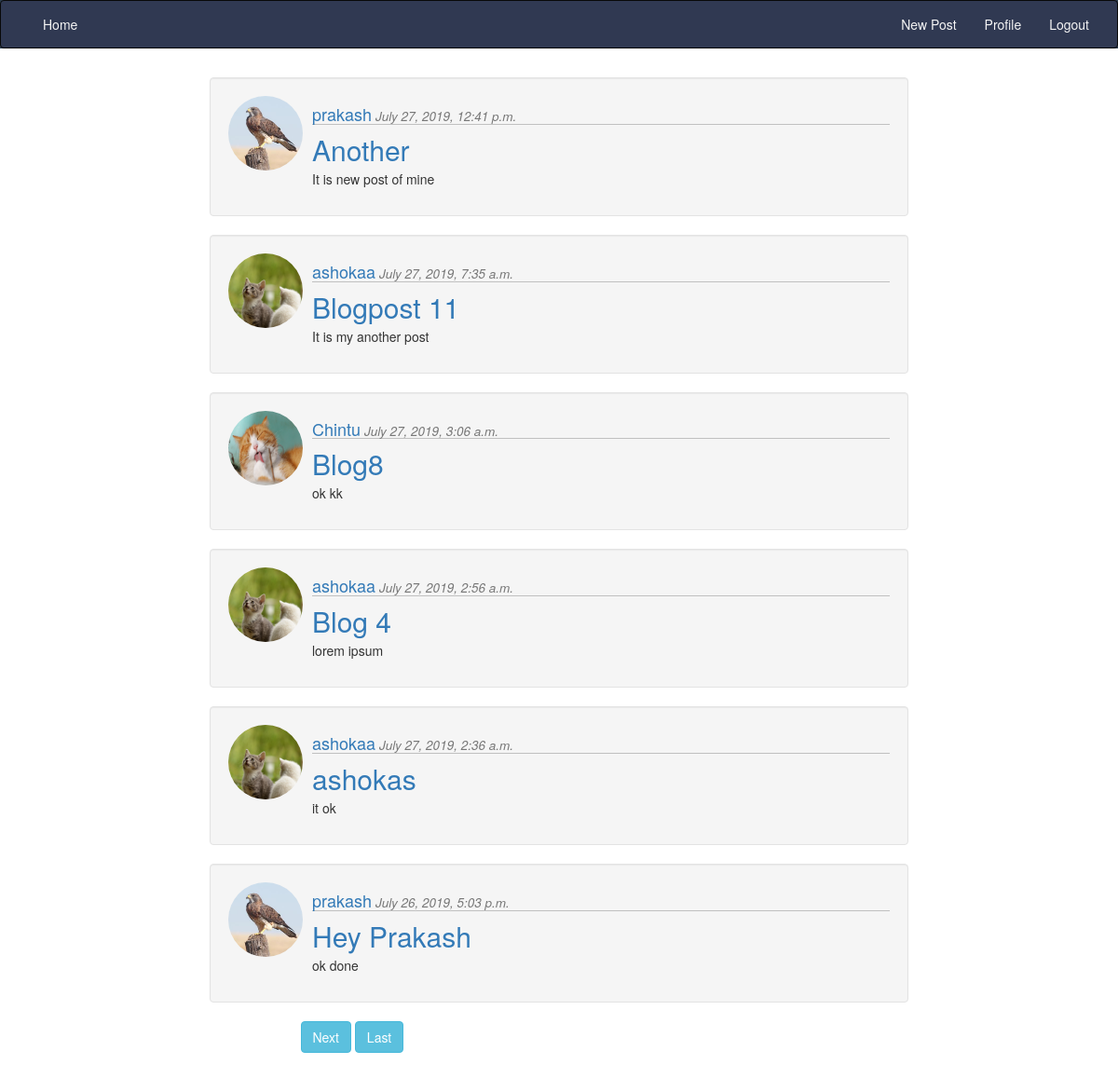
Screenshot of /home/ (signed in) with the database file from the repository.
### info/models.py (models this page shows, shortened)
class Post(models.Model):
    Title=models.CharField(max_length=25)
    Text=models.TextField()
    date_posted=models.DateTimeField(default=timezone.now)
    author=models.ForeignKey(User,on_delete=models.CASCADE)

### users/models.py (models this page shows, shortened)
class Profile(models.Model):
    user=models.OneToOneField(User,on_delete=models.CASCADE)
    image=models.ImageField(upload_to='profile_pics',default='default.jpg')

### info/views.py (the view)
# urls.py: path('home/', Test.as_view(),name='home'),
class Test(LoginRequiredMixin,ListView):
    model=Post
    ordering=['-date_posted']
    template_name='home.html'
    paginate_by=6

### templates/home.html (shortened to what this page needs)
{% extends 'base.html'%}
{% block content%}
<div class="container">
    <div class="row">
        {% for x in object_list %}
        <div class="col-md-8 col-md-offset-2">
            <div class="well">
                    <div class="media">
                            <div class="media-left">
                                    <img src="{{ x.author.profile.image.url}}" alt="" height="80px"  width="80px" class="img-circle media-object">
                            </div>
                            <div class="media-body">
                                <h4 style="border-bottom: 1px solid silver;"><a href="{% url 'profile' %}" style="text-decoration: none;">{{x.author.username}}</a><i style="padding:4px;"><small class="text-muted">{{x.date_posted}}</small></i></h4>
                                    <h2 class="media-heading"><a href="{% url 'detail' x.pk %}">{{x.Title}}</a></h2>
                                    <p>{{x.Text}}</p>
                            </div>
                        </div>
            </div>
        </div>
        {% endfor %}
    </div>
</div>
<div class="container" style="margin-bottom: 100px;">
    <div class="row">
        <div class="col-md-6 col-md-offset-3">
                {% if is_paginated %}
                {% if page_obj.has_next %}
                <a href="?page={{page_obj.next_page_number}}" class="btn btn-info">Next</a>
                <a href="?page={{page_obj.pagination.num_pages}}" class="btn btn-info">Last</a>
                {% endif %}
                {% endif %}
        </div>
    </div>
</div>
{% endblock %}

### users/templates/base.html (shortened to what this page needs)
{% load static %}
<!DOCTYPE html>
<html lang="en">
<head>
    <link rel="stylesheet" media="screen" href="https://cdnjs.cloudflare.com/ajax/libs/twitter-bootstrap/3.4.1/css/bootstrap.min.css">
<link rel="stylesheet" href="{% static 'style.css' %}">
</head>
<body>
<div class="navsection">
        <nav class="navbar navbar-default navbar-inverse" style="background-color: #303952">
                <div class="container-fluid">
            <div class="navbar-collapse collapse">
                {% if user.is_authenticated %}
                <div class="nav navbar-nav">
                        <li><a href="{% url 'home'%}">Home</a></li>
                    </div>
                <div class="nav navbar-nav navbar-right">
                        <li><a href="{% url 'create' %}">New Post</a></li>
                        <li><a href="{% url 'profile' %}">Profile</a></li>
                        <li><a href="{% url 'logout' %}">Logout</a></li>
                    </div>
                    {% else %}
                    <div class="nav navbar-nav navbar-right">
                        <li><a href="{% url 'register' %}">Register</a></li>
                        <li><a href="{% url 'login' %}">Login</a></li>
                    </div>
                {% endif %}
            </div>
        </nav>
</div>
    <div class="container" style="margin-bottom: 10px;">
        <div class="row">
            <div class="col-md-6 col-md-offset-3">
            </div>
        </div>
    </div>
    {% block content %}
    {% endblock %}
</body>
</html>

### static/style.css (style rules this page uses)
.navsection { background-color: #2c3e50; }
a { text-decoration: none; }
.navbar-inverse .navbar-nav>li>a { color: whitesmoke; }

### rows the page displays
Post: author.profile.image (picture), author.username "prakash", date_posted "July 27, 2019, 12:41 p.m.", Title "Another", Text "It is new post of mine"
Post: author.profile.image (picture), author.username "ashokaa", date_posted "July 27, 2019, 7:35 a.m.", Title "Blogpost 11", Text "It is my another post"
Post: author.profile.image (picture), author.username "Chintu", date_posted "July 27, 2019, 3:06 a.m.", Title "Blog8", Text "ok kk"
Post: author.profile.image (picture), author.username "ashokaa", date_posted "July 27, 2019, 2:56 a.m.", Title "Blog 4", Text "lorem ipsum"
Post: author.profile.image (picture), author.username "ashokaa", date_posted "July 27, 2019, 2:36 a.m.", Title "ashokas", Text "it ok"
Post: author.profile.image (picture), author.username "prakash", date_posted "July 26, 2019, 5:03 p.m.", Title "Hey Prakash", Text "ok done"
